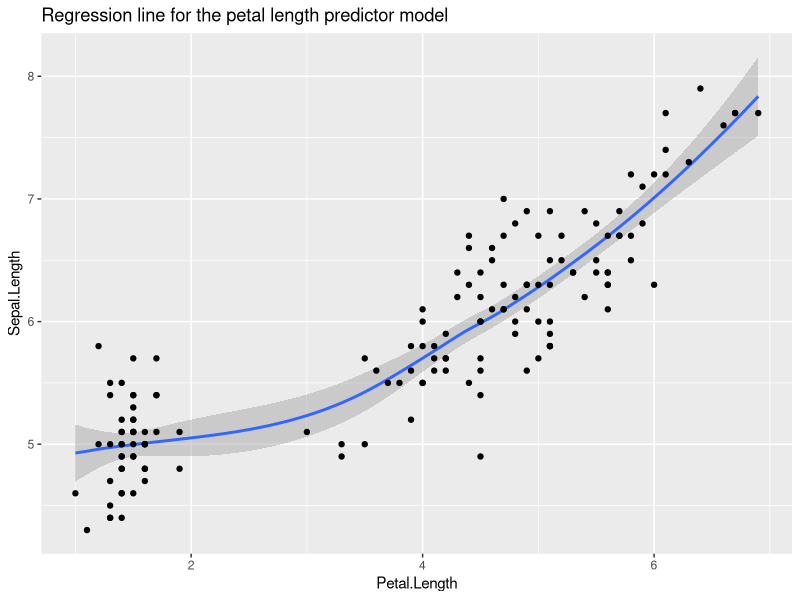

Write R code to recreate this figure.
## ---- chunk 1
# Setting up the linear models 
sepal_length_model_with_predictor_sepal_width <- lm(Sepal.Length ~ Sepal.Width, data = iris)
sepal_length_model_with_predictor_petal_length <- lm(Sepal.Length ~ Petal.Length, data = iris)
sepal_length_model_with_predictor_petal_width <- lm(Sepal.Length ~ Petal.Width, data = iris)

# Looking at the r squared values
summary(sepal_length_model_with_predictor_sepal_width)$r.squared
summary(sepal_length_model_with_predictor_petal_length)$r.squared
summary(sepal_length_model_with_predictor_petal_width)$r.squared

# Looking at the RSS of each model 
sum(resid(sepal_length_model_with_predictor_sepal_width)^2)
sum(resid(sepal_length_model_with_predictor_petal_length)^2)
sum(resid(sepal_length_model_with_predictor_petal_width)^2)
## ---- chunk 2
library(ggplot2)

ggplot(iris, aes(x = Petal.Length, y = Sepal.Length)) +
  geom_smooth() +
  geom_point() +
  ggtitle("Regression line for the petal length predictor model")

